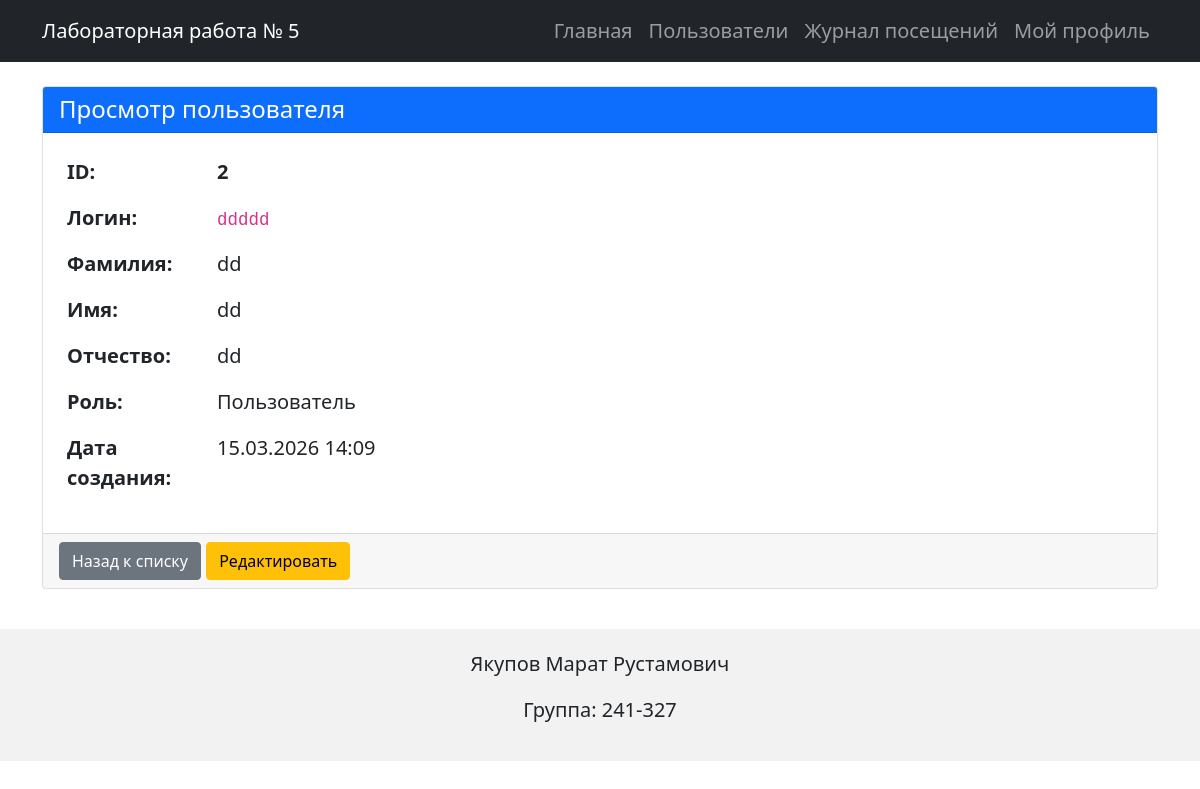
The app's page /users/2 (signed in) with its own data.
### models.py (models this page shows, shortened)
class User(db.Model, UserMixin):
    __tablename__ = 'users'
    id = db.Column(db.Integer, primary_key=True)
    login = db.Column(db.String(64), unique=True, nullable=False)
    password_hash = db.Column(db.String(128), nullable=False)
    first_name = db.Column(db.String(64))
    last_name = db.Column(db.String(64), nullable=False)
    patronymic = db.Column(db.String(64))
    role_id = db.Column(db.Integer, db.ForeignKey('role.id'))
    created_at = db.Column(db.DateTime, default=datetime.now)
    role = db.relationship('Role', back_populates='users')
    visits = db.relationship('VisitLog', back_populates='user', lazy='dynamic')

class Role(db.Model):
    id = db.Column(db.Integer, primary_key=True)
    name = db.Column(db.String(64), nullable=False)
    description = db.Column(db.String(256))
    users = db.relationship('User', back_populates='role', lazy='dynamic')

### views.py (the view)
@login_required
@check_rights(['Администратор'])
def user_view(id):
    user = User.query.get_or_404(id)
    return render_template("users/view.html", user=user)

### app.py (called while the page is built)
@login_manager.user_loader
def load_user(user_id):
    return User.query.get(int(user_id))

@app.before_request
def log_visit():
    if request.endpoint == 'static':
        return
    user_id = current_user.id if current_user.is_authenticated else None
    db.session.add(VisitLog(path=request.path, user_id=user_id))
    db.session.commit()

### templates/users/view.html (shortened to what this page needs)
{% extends "base.html" %}
{% block content %}
<div class="card">
    <div class="card-header bg-primary text-white">
        <h4 class="mb-0">
             Просмотр пользователя
        </h4>
    </div>
    <div class="card-body">
        <div class="row">
            <div class="col-md-6">
                <table class="table table-borderless">
                    <tr>
                        <th style="width: 150px">ID:</th>
                        <td><strong>{{ user.id }}</strong></td>
                    </tr>
                    <tr>
                        <th>Логин:</th>
                        <td><code>{{ user.login }}</code></td>
                    </tr>
                    <tr>
                        <th>Фамилия:</th>
                        <td>{{ user.last_name or '—' }}</td>
                    </tr>
                    <tr>
                        <th>Имя:</th>
                        <td>{{ user.first_name }}</td>
                    </tr>
                    <tr>
                        <th>Отчество:</th>
                        <td>{{ user.patronymic or '—' }}</td>
                    </tr>
                    <tr>
                        <th>Роль:</th>
                        <td>
                            {% if user.role %}
                            <span class="badge-role">
                                 {{ user.role.name }}
                            </span>
                            {% else %}
                            <span class="text-muted">—</span>
                            {% endif %}
                        </td>
                    </tr>
                    <tr>
                        <th>Дата создания:</th>
                        <td>{{ user.created_at.strftime('%d.%m.%Y %H:%M') }}</td>
                    </tr>
                </table>
            </div>
        </div>
    </div>
    <div class="card-footer">
        <a href="{{ url_for('users_list') }}" class="btn btn-secondary">
             Назад к списку
        </a>
        {% if current_user.is_authenticated %}
        <a href="{{ url_for('user_edit', id=user.id) }}" class="btn btn-warning">
             Редактировать
        </a>
        {% endif %}
    </div>
</div>
{% endblock %}

### static/styles.css (style rules this page uses)
body { font-size: 1.25rem; }

### records on screen
User: id "2", login "ddddd", last_name "dd", first_name "dd", patronymic "dd", created_at "15.03.2026 14:09"
Role: role.name "Пользователь"
